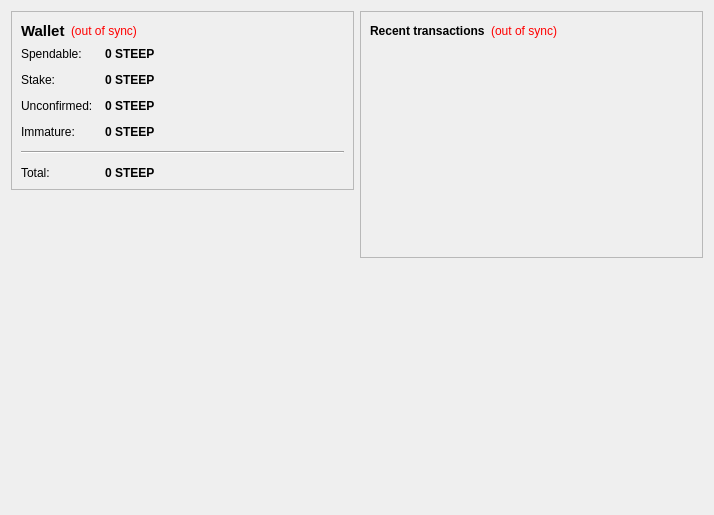
<?xml version="1.0" encoding="UTF-8"?>
<ui version="4.0">
 <class>OverviewPage</class>
 <widget class="QWidget" name="OverviewPage">
  <property name="geometry">
   <rect>
    <x>0</x>
    <y>0</y>
    <width>714</width>
    <height>515</height>
   </rect>
  </property>
  <property name="windowTitle">
   <string>Form</string>
  </property>
  <layout class="QHBoxLayout" name="horizontalLayout" stretch="1,1">
   <item>
    <layout class="QVBoxLayout" name="verticalLayout_2">
     <item>
      <widget class="QFrame" name="frame">
       <property name="frameShape">
        <enum>QFrame::StyledPanel</enum>
       </property>
       <property name="frameShadow">
        <enum>QFrame::Raised</enum>
       </property>
       <layout class="QVBoxLayout" name="verticalLayout_4">
        <item>
         <layout class="QHBoxLayout" name="horizontalLayout_4">
          <item>
           <widget class="QLabel" name="label_5">
            <property name="font">
             <font>
              <pointsize>11</pointsize>
              <weight>75</weight>
              <bold>true</bold>
             </font>
            </property>
            <property name="text">
             <string>Wallet</string>
            </property>
           </widget>
          </item>
          <item>
           <widget class="QLabel" name="labelWalletStatus">
            <property name="toolTip">
             <string>The displayed information may be out of date. Your wallet automatically synchronizes with the SteepCoin network after a connection is established, but this process has not completed yet.</string>
            </property>
            <property name="styleSheet">
             <string notr="true">QLabel { color: red; }</string>
            </property>
            <property name="text">
             <string notr="true">(out of sync)</string>
            </property>
            <property name="alignment">
             <set>Qt::AlignLeading|Qt::AlignLeft|Qt::AlignVCenter</set>
            </property>
           </widget>
          </item>
          <item>
           <spacer name="horizontalSpacer_2">
            <property name="orientation">
             <enum>Qt::Horizontal</enum>
            </property>
            <property name="sizeHint" stdset="0">
             <size>
              <width>40</width>
              <height>20</height>
             </size>
            </property>
           </spacer>
          </item>
         </layout>
        </item>
        <item>
         <layout class="QFormLayout" name="formLayout_2">
          <property name="fieldGrowthPolicy">
           <enum>QFormLayout::AllNonFixedFieldsGrow</enum>
          </property>
          <property name="horizontalSpacing">
           <number>12</number>
          </property>
          <property name="verticalSpacing">
           <number>12</number>
          </property>
          <item row="0" column="0">
           <widget class="QLabel" name="label">
            <property name="text">
             <string>Spendable:</string>
            </property>
           </widget>
          </item>
          <item row="0" column="1">
           <widget class="QLabel" name="labelBalance">
            <property name="font">
             <font>
              <weight>75</weight>
              <bold>true</bold>
             </font>
            </property>
            <property name="cursor">
             <cursorShape>IBeamCursor</cursorShape>
            </property>
            <property name="toolTip">
             <string>Your current spendable balance</string>
            </property>
            <property name="text">
             <string notr="true">0 STEEP</string>
            </property>
            <property name="textInteractionFlags">
             <set>Qt::LinksAccessibleByMouse|Qt::TextSelectableByKeyboard|Qt::TextSelectableByMouse</set>
            </property>
           </widget>
          </item>
          <item row="1" column="0">
           <widget class="QLabel" name="label_6">
            <property name="text">
             <string>Stake:</string>
            </property>
           </widget>
          </item>
          <item row="1" column="1">
           <widget class="QLabel" name="labelStake">
            <property name="font">
             <font>
              <weight>75</weight>
              <bold>true</bold>
             </font>
            </property>
            <property name="cursor">
             <cursorShape>IBeamCursor</cursorShape>
            </property>
            <property name="toolTip">
             <string>Total of coins that was staked, and do not yet count toward the current balance</string>
            </property>
            <property name="text">
             <string notr="true">0 STEEP</string>
            </property>
            <property name="textInteractionFlags">
             <set>Qt::LinksAccessibleByMouse|Qt::TextSelectableByKeyboard|Qt::TextSelectableByMouse</set>
            </property>
           </widget>
          </item>
          <item row="2" column="0">
           <widget class="QLabel" name="label_3">
            <property name="text">
             <string>Unconfirmed:</string>
            </property>
           </widget>
          </item>
          <item row="2" column="1">
           <widget class="QLabel" name="labelUnconfirmed">
            <property name="font">
             <font>
              <weight>75</weight>
              <bold>true</bold>
             </font>
            </property>
            <property name="cursor">
             <cursorShape>IBeamCursor</cursorShape>
            </property>
            <property name="toolTip">
             <string>Total of transactions that have yet to be confirmed, and do not yet count toward the current balance</string>
            </property>
            <property name="text">
             <string notr="true">0 STEEP</string>
            </property>
            <property name="textInteractionFlags">
             <set>Qt::LinksAccessibleByMouse|Qt::TextSelectableByKeyboard|Qt::TextSelectableByMouse</set>
            </property>
           </widget>
          </item>
          <item row="3" column="0">
           <widget class="QLabel" name="labelImmatureText">
            <property name="text">
             <string>Immature:</string>
            </property>
           </widget>
          </item>
          <item row="3" column="1">
           <widget class="QLabel" name="labelImmature">
            <property name="font">
             <font>
              <weight>75</weight>
              <bold>true</bold>
             </font>
            </property>
            <property name="toolTip">
             <string>Mined balance that has not yet matured</string>
            </property>
            <property name="text">
             <string notr="true">0 STEEP</string>
            </property>
            <property name="textInteractionFlags">
             <set>Qt::LinksAccessibleByMouse|Qt::TextSelectableByKeyboard|Qt::TextSelectableByMouse</set>
            </property>
           </widget>
          </item>
          <item row="4" column="0" colspan="2">
           <widget class="Line" name="line">
            <property name="orientation">
             <enum>Qt::Horizontal</enum>
            </property>
           </widget>
          </item>
          <item row="5" column="0">
           <widget class="QLabel" name="labelTotalText">
            <property name="text">
             <string>Total:</string>
            </property>
           </widget>
          </item>
          <item row="5" column="1">
           <widget class="QLabel" name="labelTotal">
            <property name="font">
             <font>
              <weight>75</weight>
              <bold>true</bold>
             </font>
            </property>
            <property name="cursor">
             <cursorShape>IBeamCursor</cursorShape>
            </property>
            <property name="toolTip">
             <string>Your current total balance</string>
            </property>
            <property name="text">
             <string notr="true">0 STEEP</string>
            </property>
            <property name="textInteractionFlags">
             <set>Qt::LinksAccessibleByMouse|Qt::TextSelectableByKeyboard|Qt::TextSelectableByMouse</set>
            </property>
           </widget>
          </item>
         </layout>
        </item>
       </layout>
      </widget>
     </item>
     <item>
      <spacer name="verticalSpacer">
       <property name="orientation">
        <enum>Qt::Vertical</enum>
       </property>
       <property name="sizeHint" stdset="0">
        <size>
         <width>20</width>
         <height>40</height>
        </size>
       </property>
      </spacer>
     </item>
     <item alignment="Qt::AlignHCenter|Qt::AlignVCenter">
      <widget class="QLabel" name="label_wallet_logo">
       <property name="text">
        <string/>
       </property>
       <property name="pixmap">
        <pixmap>../res/images/wallet.png</pixmap>
       </property>
      </widget>
     </item>
     <item>
      <spacer name="verticalSpacer">
       <property name="orientation">
        <enum>Qt::Vertical</enum>
       </property>
       <property name="sizeHint" stdset="0">
        <size>
         <width>20</width>
         <height>40</height>
        </size>
       </property>
      </spacer>
     </item>
    </layout>
   </item>
   <item>
    <layout class="QVBoxLayout" name="verticalLayout_3">
     <item>
      <widget class="QFrame" name="frame_2">
       <property name="frameShape">
        <enum>QFrame::StyledPanel</enum>
       </property>
       <property name="frameShadow">
        <enum>QFrame::Raised</enum>
       </property>
       <layout class="QVBoxLayout" name="verticalLayout">
        <item>
         <layout class="QHBoxLayout" name="horizontalLayout_2">
          <item>
           <widget class="QLabel" name="label_4">
            <property name="text">
             <string>&lt;b&gt;Recent transactions&lt;/b&gt;</string>
            </property>
           </widget>
          </item>
          <item>
           <widget class="QLabel" name="labelTransactionsStatus">
            <property name="toolTip">
             <string>The displayed information may be out of date. Your wallet automatically synchronizes with the SteepCoin network after a connection is established, but this process has not completed yet.</string>
            </property>
            <property name="styleSheet">
             <string notr="true">QLabel { color: red; }</string>
            </property>
            <property name="text">
             <string notr="true">(out of sync)</string>
            </property>
            <property name="alignment">
             <set>Qt::AlignRight|Qt::AlignTrailing|Qt::AlignVCenter</set>
            </property>
           </widget>
          </item>
          <item>
           <spacer name="horizontalSpacer">
            <property name="orientation">
             <enum>Qt::Horizontal</enum>
            </property>
            <property name="sizeHint" stdset="0">
             <size>
              <width>40</width>
              <height>20</height>
             </size>
            </property>
           </spacer>
          </item>
         </layout>
        </item>
        <item>
         <widget class="QListView" name="listTransactions">
          <property name="styleSheet">
           <string notr="true">QListView { background: transparent; }</string>
          </property>
          <property name="frameShape">
           <enum>QFrame::NoFrame</enum>
          </property>
          <property name="verticalScrollBarPolicy">
           <enum>Qt::ScrollBarAlwaysOff</enum>
          </property>
          <property name="horizontalScrollBarPolicy">
           <enum>Qt::ScrollBarAlwaysOff</enum>
          </property>
          <property name="selectionMode">
           <enum>QAbstractItemView::NoSelection</enum>
          </property>
         </widget>
        </item>
       </layout>
      </widget>
     </item>
     <item>
      <spacer name="verticalSpacer_2">
       <property name="orientation">
        <enum>Qt::Vertical</enum>
       </property>
       <property name="sizeHint" stdset="0">
        <size>
         <width>20</width>
         <height>40</height>
        </size>
       </property>
      </spacer>
     </item>
    </layout>
   </item>
  </layout>
 </widget>
 <resources/>
 <connections/>
</ui>
